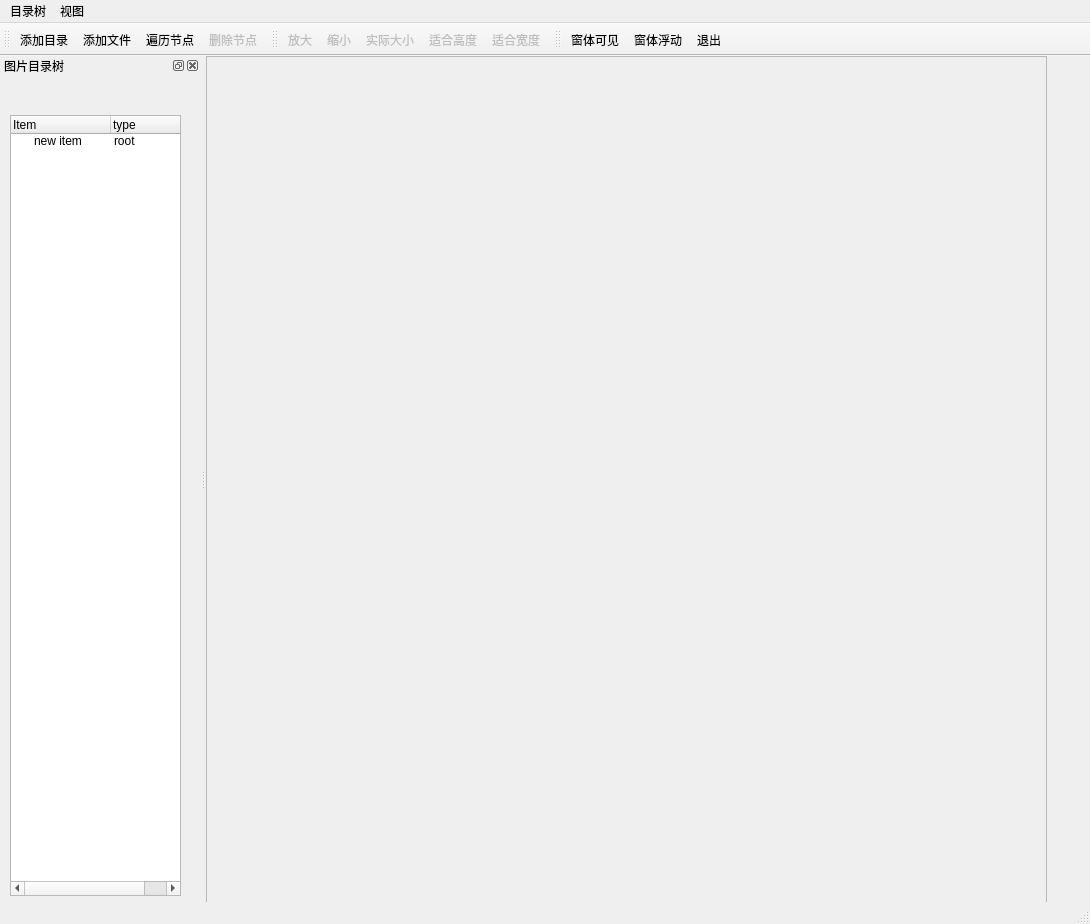
<?xml version="1.0" encoding="UTF-8"?>
<ui version="4.0">
 <class>MainWindow</class>
 <widget class="QMainWindow" name="MainWindow">
  <property name="geometry">
   <rect>
    <x>0</x>
    <y>0</y>
    <width>1090</width>
    <height>924</height>
   </rect>
  </property>
  <property name="windowTitle">
   <string>MainWindow</string>
  </property>
  <widget class="QWidget" name="centralwidget">
   <widget class="QScrollArea" name="scrollArea">
    <property name="geometry">
     <rect>
      <x>0</x>
      <y>0</y>
      <width>841</width>
      <height>851</height>
     </rect>
    </property>
    <property name="widgetResizable">
     <bool>true</bool>
    </property>
    <widget class="QWidget" name="scrollAreaWidgetContents">
     <property name="geometry">
      <rect>
       <x>0</x>
       <y>0</y>
       <width>839</width>
       <height>849</height>
      </rect>
     </property>
     <widget class="QLabel" name="label">
      <property name="geometry">
       <rect>
        <x>10</x>
        <y>10</y>
        <width>821</width>
        <height>821</height>
       </rect>
      </property>
      <property name="text">
       <string/>
      </property>
      <property name="alignment">
       <set>Qt::AlignCenter</set>
      </property>
     </widget>
    </widget>
   </widget>
  </widget>
  <widget class="QMenuBar" name="menubar">
   <property name="geometry">
    <rect>
     <x>0</x>
     <y>0</y>
     <width>1090</width>
     <height>22</height>
    </rect>
   </property>
   <widget class="QMenu" name="menu">
    <property name="title">
     <string>目录树</string>
    </property>
    <addaction name="actAddfiles"/>
    <addaction name="actDelList"/>
    <addaction name="actForeachList"/>
    <addaction name="actAddFolder"/>
    <addaction name="actQuit"/>
   </widget>
   <widget class="QMenu" name="menu_2">
    <property name="title">
     <string>视图</string>
    </property>
    <addaction name="actActSize"/>
    <addaction name="actZoomOut"/>
    <addaction name="actZoomIn"/>
    <addaction name="actFitHeight"/>
    <addaction name="actFFitWeight"/>
    <addaction name="actWindowsHide"/>
    <addaction name="actWindowsFloat"/>
   </widget>
   <addaction name="menu"/>
   <addaction name="menu_2"/>
  </widget>
  <widget class="QStatusBar" name="statusbar"/>
  <widget class="QToolBar" name="toolBar">
   <property name="enabled">
    <bool>true</bool>
   </property>
   <property name="windowTitle">
    <string>toolBar</string>
   </property>
   <property name="toolButtonStyle">
    <enum>Qt::ToolButtonTextUnderIcon</enum>
   </property>
   <attribute name="toolBarArea">
    <enum>TopToolBarArea</enum>
   </attribute>
   <attribute name="toolBarBreak">
    <bool>false</bool>
   </attribute>
   <addaction name="actAddFolder"/>
   <addaction name="actAddfiles"/>
   <addaction name="actForeachList"/>
   <addaction name="actDelList"/>
  </widget>
  <widget class="QToolBar" name="toolBar_2">
   <property name="enabled">
    <bool>true</bool>
   </property>
   <property name="windowTitle">
    <string>toolBar_2</string>
   </property>
   <attribute name="toolBarArea">
    <enum>TopToolBarArea</enum>
   </attribute>
   <attribute name="toolBarBreak">
    <bool>false</bool>
   </attribute>
   <addaction name="actZoomIn"/>
   <addaction name="actZoomOut"/>
   <addaction name="actActSize"/>
   <addaction name="actFitHeight"/>
   <addaction name="actFFitWeight"/>
  </widget>
  <widget class="QToolBar" name="toolBar_3">
   <property name="windowTitle">
    <string>toolBar_3</string>
   </property>
   <attribute name="toolBarArea">
    <enum>TopToolBarArea</enum>
   </attribute>
   <attribute name="toolBarBreak">
    <bool>false</bool>
   </attribute>
   <addaction name="actWindowsHide"/>
   <addaction name="actWindowsFloat"/>
   <addaction name="actQuit"/>
  </widget>
  <widget class="QDockWidget" name="dockWidget">
   <property name="minimumSize">
    <size>
     <width>200</width>
     <height>38</height>
    </size>
   </property>
   <property name="allowedAreas">
    <set>Qt::LeftDockWidgetArea|Qt::RightDockWidgetArea</set>
   </property>
   <property name="windowTitle">
    <string>图片目录树</string>
   </property>
   <attribute name="dockWidgetArea">
    <number>1</number>
   </attribute>
   <widget class="QWidget" name="dockWidgetContents">
    <widget class="QTreeWidget" name="treeWidget">
     <property name="geometry">
      <rect>
       <x>10</x>
       <y>40</y>
       <width>171</width>
       <height>781</height>
      </rect>
     </property>
     <column>
      <property name="text">
       <string>Item</string>
      </property>
     </column>
     <column>
      <property name="text">
       <string>type</string>
      </property>
     </column>
     <item>
      <property name="text">
       <string>new item</string>
      </property>
      <property name="text">
       <string>root</string>
      </property>
     </item>
    </widget>
   </widget>
  </widget>
  <action name="actAddfiles">
   <property name="text">
    <string>添加文件</string>
   </property>
  </action>
  <action name="actAddFolder">
   <property name="text">
    <string>添加目录</string>
   </property>
  </action>
  <action name="actZoomIn">
   <property name="enabled">
    <bool>false</bool>
   </property>
   <property name="text">
    <string>放大</string>
   </property>
  </action>
  <action name="actZoomOut">
   <property name="enabled">
    <bool>false</bool>
   </property>
   <property name="text">
    <string>缩小</string>
   </property>
  </action>
  <action name="actForeachList">
   <property name="text">
    <string>遍历节点</string>
   </property>
  </action>
  <action name="actDelList">
   <property name="enabled">
    <bool>false</bool>
   </property>
   <property name="text">
    <string>删除节点</string>
   </property>
  </action>
  <action name="actActSize">
   <property name="enabled">
    <bool>false</bool>
   </property>
   <property name="text">
    <string>实际大小</string>
   </property>
  </action>
  <action name="actFitHeight">
   <property name="enabled">
    <bool>false</bool>
   </property>
   <property name="text">
    <string>适合高度</string>
   </property>
  </action>
  <action name="actFFitWeight">
   <property name="enabled">
    <bool>false</bool>
   </property>
   <property name="text">
    <string>适合宽度</string>
   </property>
  </action>
  <action name="actWindowsHide">
   <property name="checkable">
    <bool>true</bool>
   </property>
   <property name="text">
    <string>窗体可见</string>
   </property>
  </action>
  <action name="actWindowsFloat">
   <property name="checkable">
    <bool>true</bool>
   </property>
   <property name="text">
    <string>窗体浮动</string>
   </property>
  </action>
  <action name="actQuit">
   <property name="text">
    <string>退出</string>
   </property>
  </action>
 </widget>
 <resources/>
 <connections>
  <connection>
   <sender>actQuit</sender>
   <signal>triggered()</signal>
   <receiver>MainWindow</receiver>
   <slot>close()</slot>
   <hints>
    <hint type="sourcelabel">
     <x>-1</x>
     <y>-1</y>
    </hint>
    <hint type="destinationlabel">
     <x>399</x>
     <y>299</y>
    </hint>
   </hints>
  </connection>
 </connections>
</ui>
